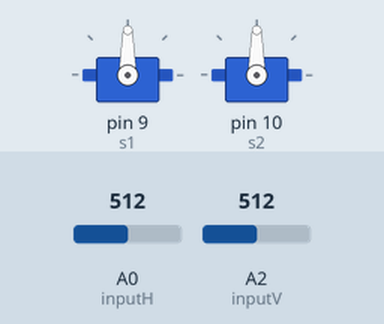
The sketch below on a simulated Arduino Uno, built with avr-gcc and run on an emulated ATmega328P. Shown: 2 × servo. The test bench sets the inputs (shaded band); at power-on: A0 (inputH) = 512, A2 (inputV) = 512.

Above: at 1.2 s.
1.3 s: A0 (inputH) set to 716
At 2.5 s:
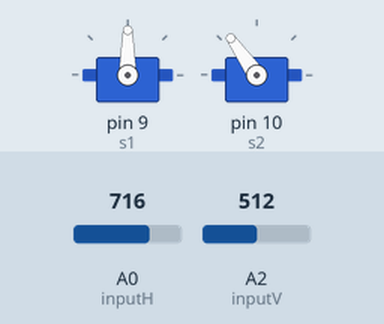
2.8 s: A2 (inputV) set to 716
At 3.8 s:
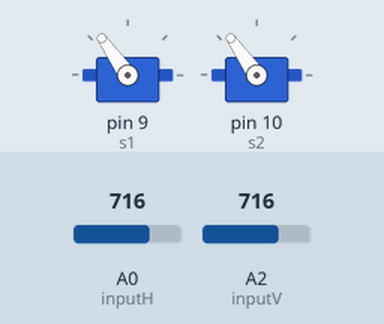
4.3 s: A0 (inputH) set to 900
At 4.8 s:
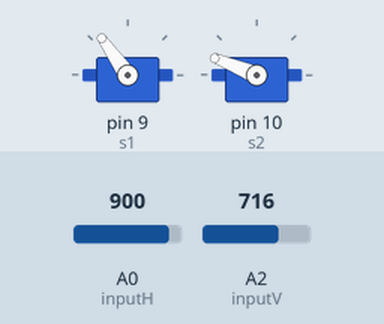
5.8 s: A2 (inputV) set to 900
At 7.0 s:
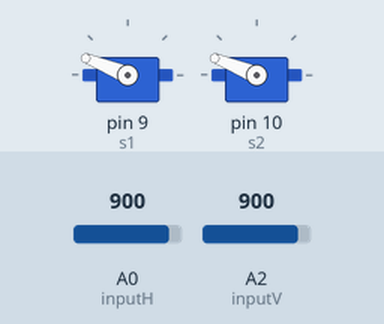
7.3 s: A0 (inputH) set to 1023
At 8.4 s:
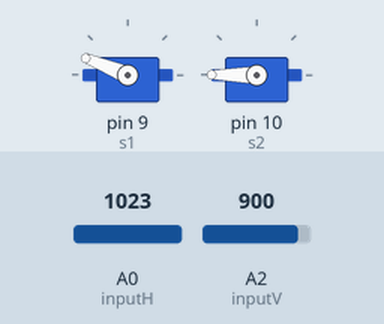
8.8 s: A2 (inputV) set to 1023
At 9.4 s:
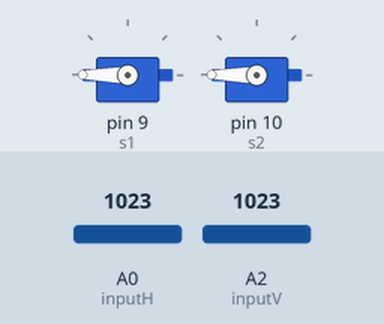
Timing chart, 0 to 11.3 s (numbered marks = the images above; inputs shaded):
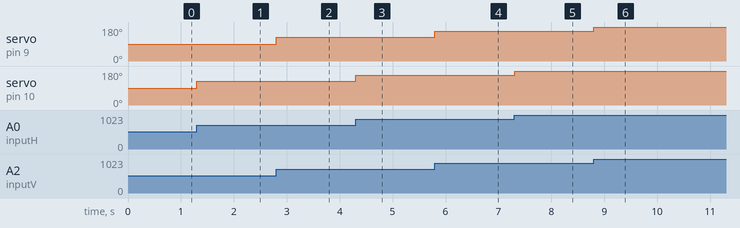

Measured:
- after the input at 1.3 s, servo on pin 10 (s2): 90° → 125° at once
- after the input at 2.8 s, servo on pin 9 (s1): 90° → 125° at once
- after the input at 4.3 s, servo on pin 10 (s2): 125° → 158° at once
- after the input at 5.8 s, servo on pin 9 (s1): 125° → 158° at once
- after the input at 7.3 s, servo on pin 10 (s2): 158° → 180° at once
- after the input at 8.8 s, servo on pin 9 (s1): 158° → 180° at once

The sketch:

ServoControl.ino
```cpp
#include <Servo.h>

Servo s1;
Servo s2;

int angleV;
int angleH;
#define inputH A0
#define inputV A2

void setup() {
  s1.attach(9);
  s2.attach(10);
}

void loop() {

  angleV = analogRead(inputV);
  angleV = map(angleV, 0, 1023, 0, 180);

  angleH = analogRead(inputH);
  angleH = map(angleH, 0, 1023, 0, 180);


  s1.write(angleV);
  s2.write(angleH);
  delay(5);
}
```
